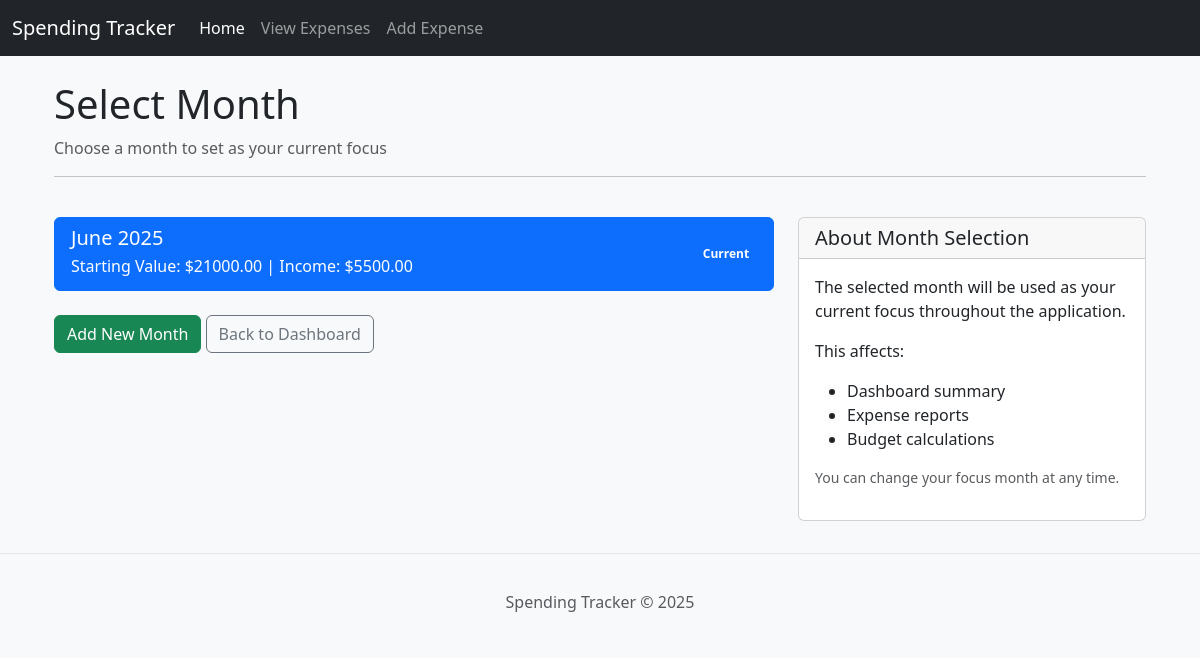
Before: /month/months with the older database file.
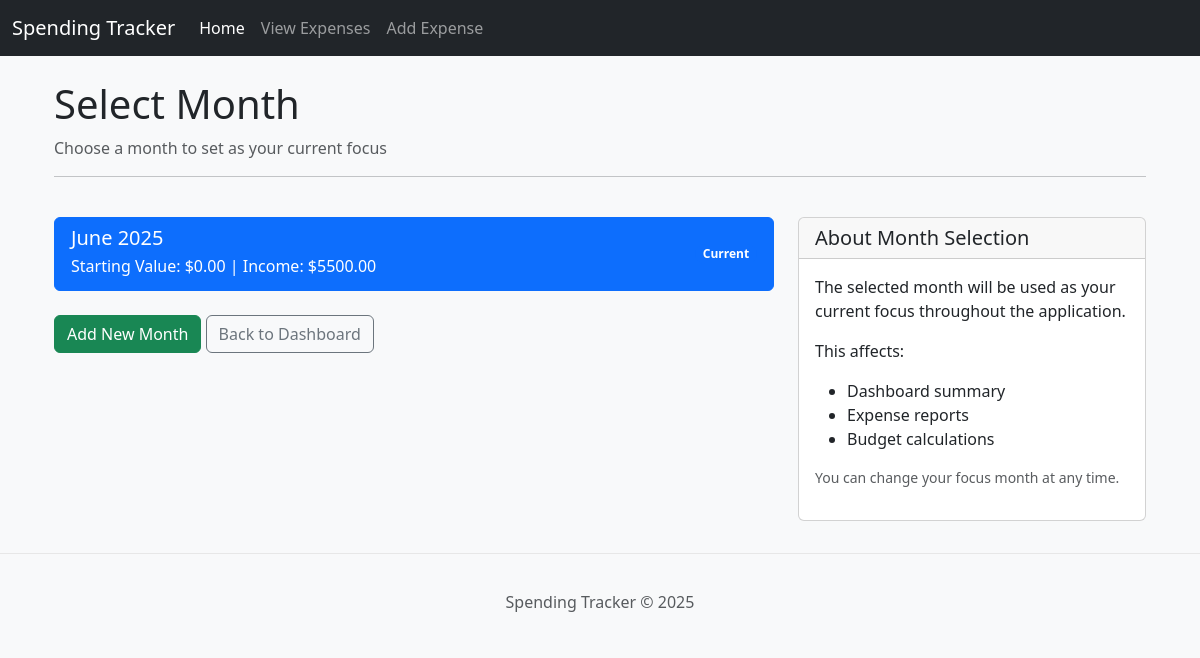
After: the same page with the newer database file.
### tables this page shows
CREATE TABLE months (
            id INTEGER PRIMARY KEY AUTOINCREMENT,
            month INTEGER NOT NULL CHECK (month >= 1 AND month <= 12),
            year INTEGER NOT NULL CHECK (year >= 2020),
            starting_bank_value DECIMAL(10, 2) DEFAULT 0.00,
            monthly_income DECIMAL(10, 2) DEFAULT 0.00,
            created_at TIMESTAMP DEFAULT CURRENT_TIMESTAMP,
            UNIQUE(month, year)
        );

### templateLogic/month_routes.py (the view)
@month_routes.route('/months', methods=['GET'])
def list_months():
    conn = get_db_connection()
    months = conn.execute('SELECT * FROM months ORDER BY year DESC, month DESC').fetchall()
    current_month = conn.execute('SELECT id FROM months ORDER BY year DESC, month DESC LIMIT 1').fetchone()
    current_month_id = current_month['id'] if current_month else None
    conn.close()
    return render_template('select_month.html', months=months, current_month_id=current_month_id)

### app.py (called while the page is built)
@app.context_processor
def inject_current_year():
    return {'current_year': datetime.utcnow().year}

### templateLogic/month_routes.py (called while the page is built)
def get_db_connection():
    conn = sqlite3.connect(DB_PATH)
    conn.row_factory = sqlite3.Row
    return conn

### templates/select_month.html (shortened to what this page needs)
{% extends "base.html" %}
{% block content %}
<div class="container">
    <div class="row mb-4">
        <div class="col">
            <h1>Select Month</h1>
            <p class="text-muted">Choose a month to set as your current focus</p>
            <hr>
        </div>
    </div>
    <div class="row">
        <div class="col-md-8">
            {% if months %}
                <div class="list-group">
                    {% for month in months %}
                        <a href="{{ url_for('month_routes.set_current_month', month_id=month.id) }}"
                           class="list-group-item list-group-item-action d-flex justify-content-between align-items-center
                                  {% if month.id == current_month_id %}active{% endif %}">
                            <div>
                                <h5 class="mb-1">{{ [
                                    'January', 'February', 'March', 'April', 'May', 'June',
                                    'July', 'August', 'September', 'October', 'November', 'December'
                                ][month.month-1] }} {{ month.year }}</h5>
                                <p class="mb-1">Starting Value: ${{ "%.2f"|format(month.starting_bank_value) }} | Income: ${{ "%.2f"|format(month.monthly_income) }}</p>
                            </div>
                            {% if month.id == current_month_id %}
                                <span class="badge bg-primary rounded-pill">Current</span>
                            {% else %}
                                <span class="badge bg-secondary rounded-pill">Select</span>
                            {% endif %}
                        </a>
                    {% endfor %}
                </div>
            {% else %}
                <div class="alert alert-warning">
                    No months found in the database. Please ensure the database is set up correctly.
                </div>
            {% endif %}
            <div class="mt-4">
                <button type="button" class="btn btn-success" data-bs-toggle="modal" data-bs-target="#addMonthModal">
                     Add New Month
                </button>
                <a href="{{ url_for('index') }}" class="btn btn-outline-secondary">
                     Back to Dashboard
                </a>
            </div>
        </div>
        <div class="col-md-4">
            <div class="card">
                <div class="card-header">
                    <h5 class="card-title mb-0">About Month Selection</h5>
                </div>
                <div class="card-body">
                    <p>The selected month will be used as your current focus throughout the application.</p>
                    <p>This affects:</p>
                    <ul>
                        <li>Dashboard summary</li>
                        <li>Expense reports</li>
                        <li>Budget calculations</li>
                    </ul>
                    <p class="text-muted small">You can change your focus month at any time.</p>
                </div>
            </div>
        </div>
    </div>
</div>
{% endblock %}

Changed rows visible on the page:
changed months "June": starting_bank_value "21000.00" → "0.00"
